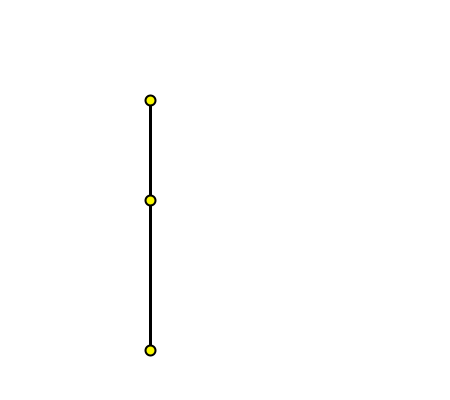
Frame 1 (no input)
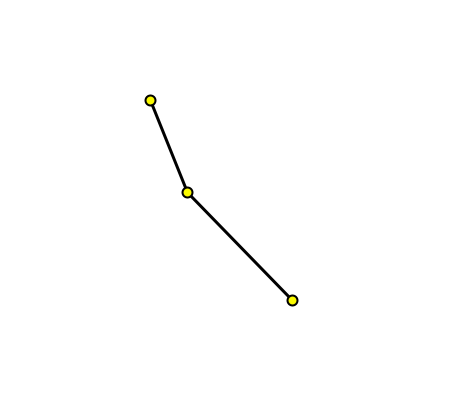
Frame 60 (the mouse pressed at the canvas centre just before this capture)
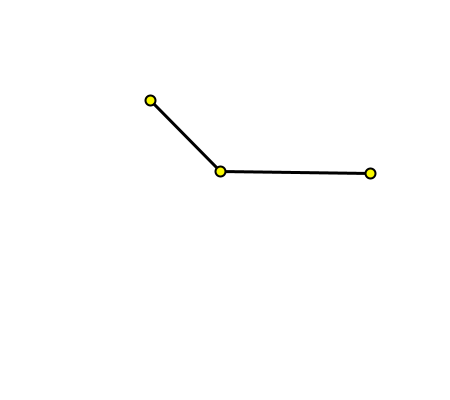
Frame 120 (the mouse held since frame 60 and released just before this capture)

The Processing sketch that drew these frames (run headless with seeded random() and noise(); from frame 60 on, the mouse is pressed at the canvas centre):

// Processing sketch: questao2
// ── questao2.pde
float angulo_braco = 0;
float variacao_braco = PI/8;

float angulo_antebraco = 0;
float variacao_antebraco = PI/4;

float coord1_x = 150;
float coord1_y = 100;

float coord2_x = 150;
float coord2_y = 200;

float initial2_x = 150;
float initial2_y = 200;

float coord3_x = 150;
float coord3_y = 350;

float initial3_x = 150;
float initial3_y = 350;

void setup(){
  size(450, 400);
}

void draw(){
  background(255, 255, 255);
  
  strokeWeight(3);
  line(coord1_x, coord1_y, coord2_x, coord2_y); // linha: braco - antebraco
  line(coord2_x, coord2_y, coord3_x, coord3_y); // linha: antebraço - mao
  
  fill(250, 250, 0);
  strokeWeight(2);
  ellipse(coord1_x, coord1_y, 10, 10);
  ellipse(coord2_x, coord2_y, 10, 10);
  ellipse(coord3_x, coord3_y, 10, 10);

  if (angulo_antebraco <= PI/2){
    
    angulo_braco += variacao_braco/60;
    coord2_x = coord1_x + sin(angulo_braco) * 100;
    coord2_y = coord1_y + cos(angulo_braco) * 100;
    
    angulo_antebraco += variacao_antebraco/60;
    coord3_x = coord2_x + sin(angulo_antebraco) * 150;
    coord3_y = coord2_y + cos(angulo_antebraco) * 150;
    
  }
  else{
    angulo_braco = 0;
    variacao_braco = PI/8;
    
    angulo_antebraco = 0;
    variacao_antebraco = PI/4;
    
    coord1_x = 150;
    coord1_y = 100;
    
    coord2_x = 150;
    coord2_y = 200;
    
    coord3_x = 150;
    coord3_y = 350;
  }
}
